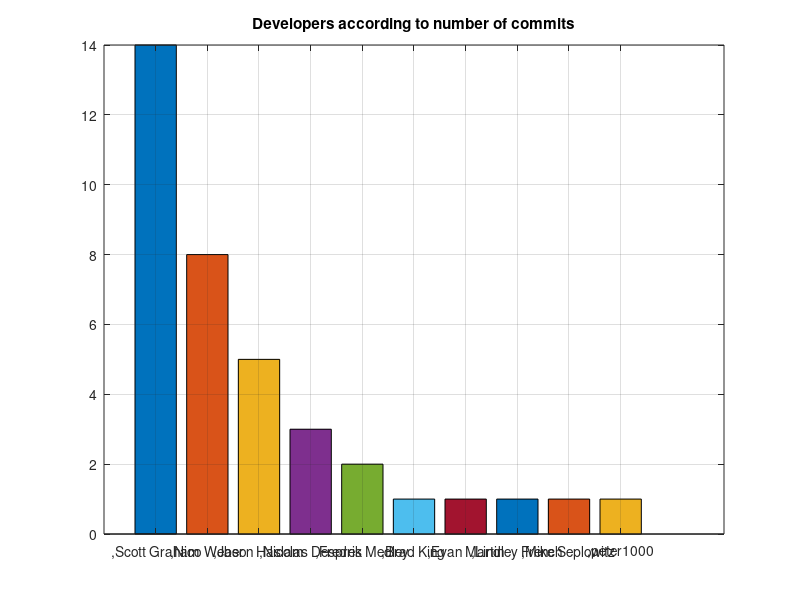

Here is the MATLAB script that generated this plot:
clear all
clc

fileID = fopen('log-raw2.txt','r');

C = textscan(fileID,'%d %s','Delimiter','\t');
fclose(fileID);
n = size(C{1});

h = bar(diag(C{1}),'stacked');
colormap(summer(n(1)));
grid on
set(gca,'xticklabel', C{2}) 
title('Developers according to number of commits');

